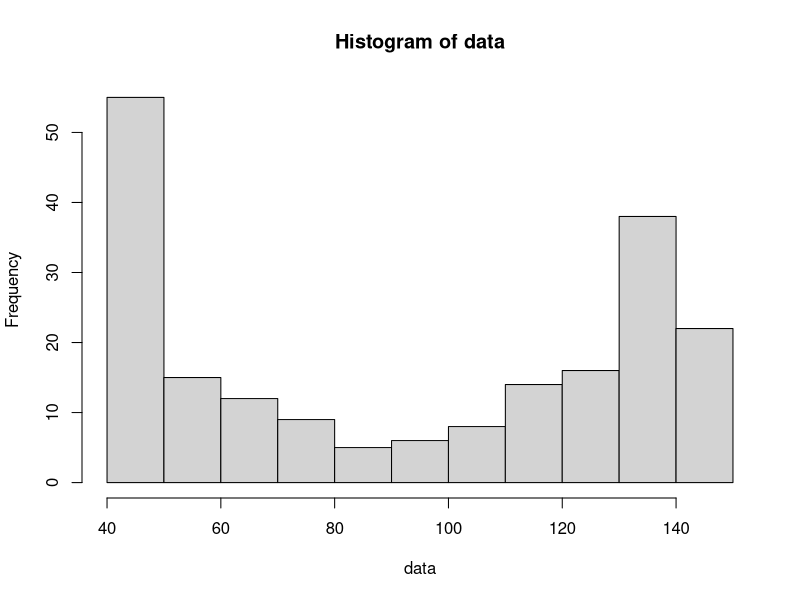

Write R code to recreate this figure.
## ---- chunk 1
## DATA GENERATION
types = c("bimodal","symmetric mound","skew left","skew right","uniform")
shapes1 = c(0.3, 20,   3,   1, 1)
shapes2 = c(0.3, 20,   1,   3, 1)

rrr = sample(1:5,1)
type = types[rrr]
shape1 = shapes1[rrr]
shape2 = shapes2[rrr]

n = sample(c(20,40,50,60,80,100),1)*5
offset = runif(1,0,60)
rng = sample(c(3,5,10,20,40,100),1)
data = rbeta(n,shape1,shape2)*rng + offset

myhist = hist(data,breaks=10)

nb = length(myhist$breaks)
nc = nb-1

lt1 = sample(c(T,F),1)
lt2 = sample(c(T,F),1)
s1 = sample(3:(nb-3),1)
b1 = myhist$breaks[s1]
if(lt1){
  t1 = "less"
  p1 = sum(myhist$counts[1:(s1-1)])/n
  s2 = sample(2:(s1-1),1)
  b2 = myhist$breaks[s2]
  if(lt2){
    t2 = "less"
    p2 = sum(myhist$counts[1:(s2-1)])/n
    p3 = sum(myhist$counts[1:(s2-1)])/sum(myhist$counts[1:(s1-1)])
  } else {
    t2 = "greater"
    p2 = sum(myhist$counts[s2:nc])/n
    p3 = sum(myhist$counts[s2:(s1-1)])/sum(myhist$counts[1:(s1-1)])
  }
} else {
  t1 = "greater"
  p1 = sum(myhist$counts[s1:nc])/n
  s2 = sample((s1+1):(nb-1),1)
  b2 = myhist$breaks[s2]
  if(lt2){
    t2 = "less"
    p2 = sum(myhist$counts[1:(s2-1)])/n
    p3 = sum(myhist$counts[s1:(s2-1)])/(n*p1)
  } else {
    t2 = "greater"
    p2 = sum(myhist$counts[s2:nc])/n
    p3 = sum(myhist$counts[s2:nc])/(n*p1)
  }
}

while(T){
  s4 = sample(2:(nb-2),1)
  if(s4 != s1 && s4 != s2){
    break
  }
}

b4 = myhist$breaks[s4]
p4 = sum(myhist$counts[1:(s4-1)])/n

ss = sort(sample(3:(nb-3),2))
bs = myhist$breaks[ss]
cen = mean(bs)
dis = (bs[2]-bs[1])/2
pp = sum(myhist$counts[ss[1]:(ss[2]-1)])/n

ft = ""
for(i in 1:nc){
  ft = paste(ft,"|",myhist$breaks[i],"--",myhist$breaks[i+1],"|",myhist$counts[i],"|\n",sep="")
}

